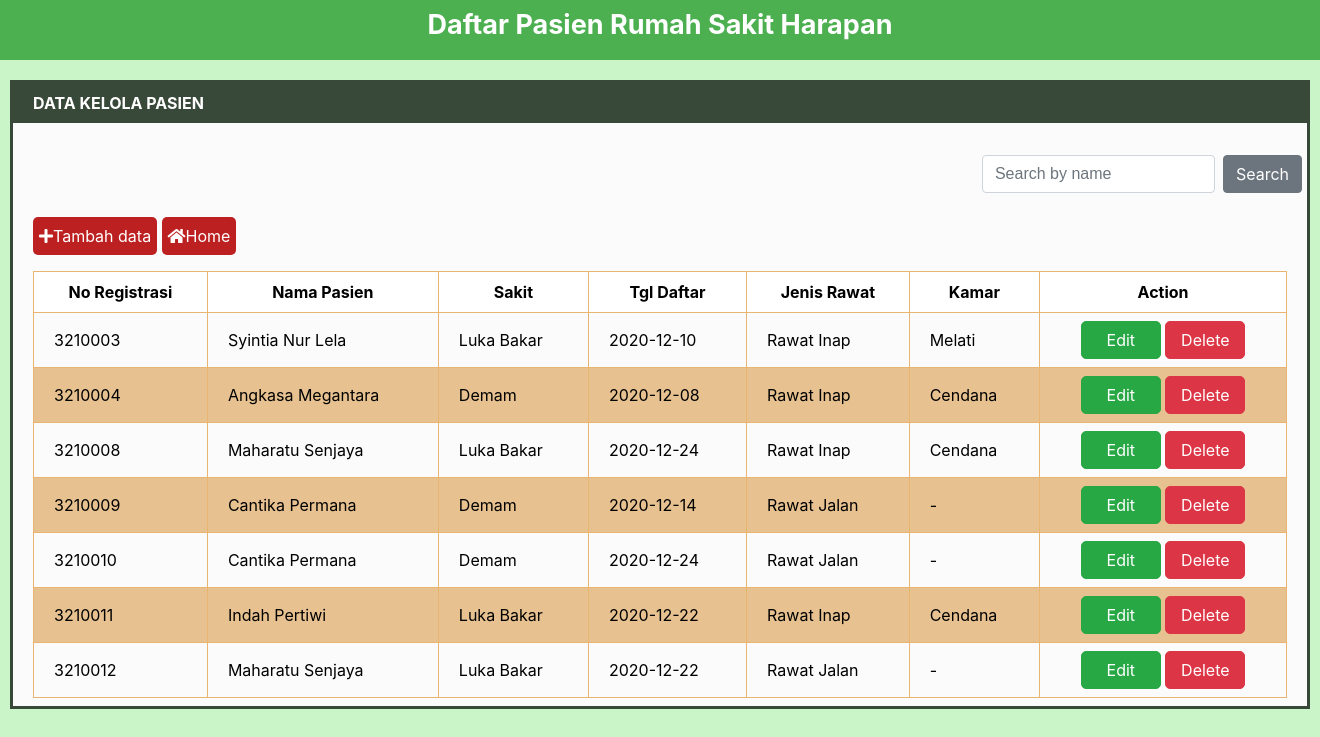
Page /Pasien.php on the committed database.
### tables this page shows
CREATE TABLE `tabel_pasien` (
  `noregistrasi` int(7) NOT NULL,
  `namapasien` varchar(50) NOT NULL,
  `sakit` varchar(50) NOT NULL,
  `tgldaftar` date NOT NULL,
  `jenisrawat` varchar(50) NOT NULL,
  `kamar` varchar(50) NOT NULL
);

### Pasien.php (the view, shortened to what this page needs)
<?php
include_once("koneksi.php");
$result = mysqli_query($mysqli, "SELECT * FROM tabel_pasien ORDER BY
noregistrasi ASC"); ?>
<!DOCTYPE html>
<html>
<head>
	<link rel="stylesheet" href="https://use.fontawesome.com/releases/v5.6.3/css/all.css">
	<link rel="stylesheet" href="https://cdn.jsdelivr.net/npm/bootstrap@4.5.3/dist/css/bootstrap.min.css">
</head>
<body>
	<header>
		<?php
        function headeer() {
            echo "Daftar Pasien Rumah Sakit Harapan";
        }
        headeer();
        ?>
	</header>
	<div id="dokter">
		<table class="table1">
			<tr>
				<th>DATA KELOLA PASIEN</th>
			</tr>
			<tr>
			<td>
			<div class="row">
					<div class="col">
					</div>
					<div class="col-xs">
					<form class="form-inline my-2 my-lg-0 " action="Pasien.php" method="get">
					<input class="form-control mr-sm-2 mt-4" type="search" placeholder="Search by name" aria-label="Search"
					name="cari">
					<button class="btn btn-secondary mt-4" type="submit">Search</button>
					</form>
					<br>
					</div>
					</div>
					<a href="Pendaftaran.php"><button type="button"> <i class="fa fa-plus"></i>Tambah data</button></a>
					<a href="Website.php"><button type="button"> <i class="fa fa-home"></i>Home</button></a>
				</td>
			</tr>
			<tr>
				<td>
					<div id="namadokter">
						<table class="table2">
							<tr>
								<th>No Registrasi</th>
								<th>Nama Pasien</th>
								<th>Sakit</th>
								<th>Tgl Daftar</th>
								<th>Jenis Rawat</th>
								<th>Kamar</th>
								<th>Action</th>
							</tr>
							<tbody>
								<?php
								if(isset($_GET['cari'])){
									$cari = $_GET['cari'];
								$result = mysqli_query($mysqli, "SELECT * FROM tabel_pasien WHERE namapasien like '%".$cari."%'");
									}
									else{
										$result = mysqli_query($mysqli, "SELECT * FROM tabel_pasien
										ORDER BY noregistrasi ASC");
										}
								while($res = mysqli_fetch_array($result)) {
								echo "<tr>";
								echo "<td>".$res['noregistrasi']."</td>";
								echo "<td>".$res['namapasien']."</td>";
								echo "<td>".$res['sakit']."</td>";
								echo "<td>".$res['tgldaftar']."</td>";
								echo "<td>".$res['jenisrawat']."</td>";
								echo "<td>".$res['kamar']."</td>";
								echo "<td><center><a class='btn btn-success badge-pill 'style=width:80px;border-radius:5px; href=\"Pasien_Edit.php?noregistrasi=$res[noregistrasi]\">Edit</a>
								<a class='btn btn-danger badge-pill ' style=width:80px;border-radius:5px; href=\"Pasien_Delete.php?noregistrasi=$res[noregistrasi]\" onClick=\"return confirm('Are you sure you want to delete?')\">Delete</a></center></td>";
				 }
				 ?>
						</table>
					</div>
				</td>
			</tr>
		</table>
	</div>
</body>
</html>

### Pasien.php (style rules this page uses)
* { margin: 0px; }
.table1 { font-family: Arial; color: rgb(0, 0, 0); border-collapse: collapse; border: 3px solid #394939; }
.table1 tr th { background: #394939; color: #fff; font-weight: normal; text-align: left; font-family: -apple-system, BlinkMacSystemFont, 'Segoe UI', Roboto, Oxygen, Ubuntu, Cantarell, 'Open Sans', 'Helvetica Neue', sans-serif; font-weight: bold; }
.table1, th, td { padding: 8px 20px; }
.table1 tr { background-color: #fbfbfb; height: 40px; }
#dokter>.table1 { width: 1300px; height: 100px; margin-top: 20px; margin-left: 10px; }
header { width: 100%; height: 60px; background-color: #4caf50; color: white; font-size: 27px; text-align: center; font-weight: bold; line-height: 50px; }
body { background-color: #c9f5c9; height: 640px; }
button { background-color:rgb(189, 32, 32); border: 0px; width: 200; height: 38px; border-radius: 5px; color: white; font-family: -apple-system, BlinkMacSystemFont, 'Segoe UI', Roboto, Oxygen, Ubuntu, Cantarell, 'Open Sans', 'Helvetica Neue', sans-serif; }
#namadokter>.table2 { font-family: sans-serif; color: #444; border-collapse: collapse; width: 100%; border: 1px solid rgb(233, 181, 113); }
.table2 tr th { background: white; color: black; font-weight: bold; text-align: center; font-family: -apple-system, BlinkMacSystemFont, 'Segoe UI', Roboto, Oxygen, Ubuntu, Cantarell, 'Open Sans', 'Helvetica Neue', sans-serif; border: 1px solid rgb(233, 181, 113); }
.table2 tr td { text-align: left; font-family: -apple-system, BlinkMacSystemFont, 'Segoe UI', Roboto, Oxygen, Ubuntu, Cantarell, 'Open Sans', 'Helvetica Neue', sans-serif; border: 2px; color: black; border: 1px solid rgb(233, 181, 113); }
.table2 tr:nth-child(2n+0) { background-color: rgb(231, 194, 144); }

### rows in the picture
tabel_pasien: noregistrasi "3210003", namapasien "Syintia Nur Lela", sakit "Luka Bakar", tgldaftar "2020-12-10", jenisrawat "Rawat Inap", kamar "Melati"
tabel_pasien: noregistrasi "3210004", namapasien "Angkasa Megantara", sakit "Demam", tgldaftar "2020-12-08", jenisrawat "Rawat Inap", kamar "Cendana"
tabel_pasien: noregistrasi "3210008", namapasien "Maharatu Senjaya", sakit "Luka Bakar", tgldaftar "2020-12-24", jenisrawat "Rawat Inap", kamar "Cendana"
tabel_pasien: noregistrasi "3210009", namapasien "Cantika Permana", sakit "Demam", tgldaftar "2020-12-14", jenisrawat "Rawat Jalan", kamar "-"
tabel_pasien: noregistrasi "3210010", namapasien "Cantika Permana", sakit "Demam", tgldaftar "2020-12-24", jenisrawat "Rawat Jalan", kamar "-"
tabel_pasien: noregistrasi "3210011", namapasien "Indah Pertiwi", sakit "Luka Bakar", tgldaftar "2020-12-22", jenisrawat "Rawat Inap", kamar "Cendana"
tabel_pasien: noregistrasi "3210012", namapasien "Maharatu Senjaya", sakit "Luka Bakar", tgldaftar "2020-12-22", jenisrawat "Rawat Jalan", kamar "-"
